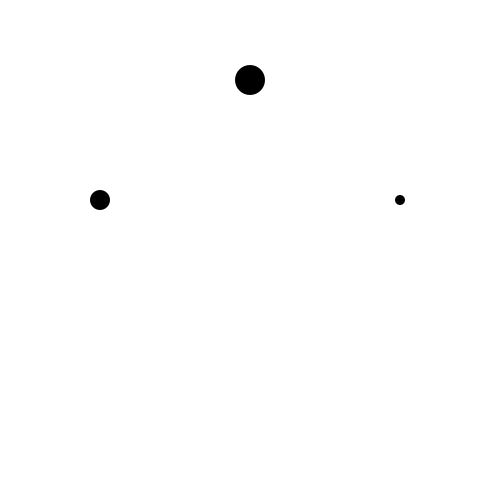
Frame 1 (no input)
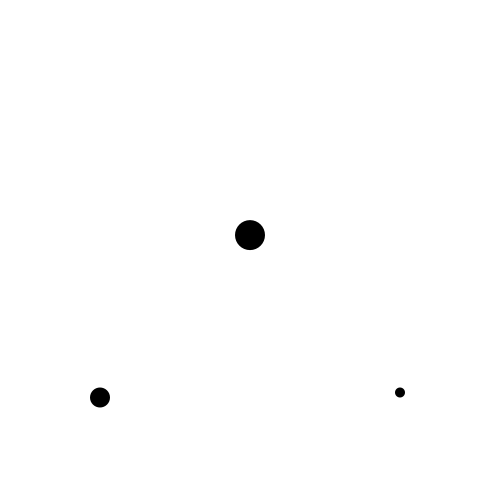
Frame 60 (the mouse pressed at the canvas centre just before this capture)
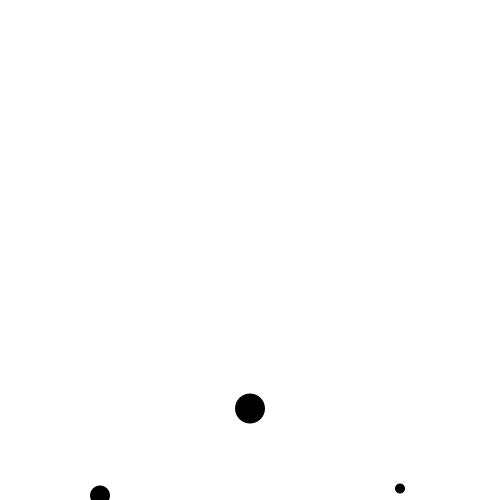
Frame 120 (the mouse held since frame 60 and released just before this capture)

The Processing sketch that drew these frames (run headless with seeded random() and noise(); from frame 60 on, the mouse is pressed at the canvas centre):

// Processing sketch: Balls
// ── Balls.pde
/**
 * This was probably the first sketch I ever made in Processing
 * Before that, I had only made a few projects on Khan Academy's website, where I learned to code
 
 * Also, it was entirely written on a Raspberry Pi
**/

ArrayList<Ball> balls = new ArrayList<Ball>();

void setup(){
  size(500, 500);
  
  balls.add(new Ball(width / 2, 80, 30));
  balls.add(new Ball(width / 5 * 1, 200, 20));
  balls.add(new Ball(width / 5 * 4, 200, 10));
};

void draw(){
  background(255);
  for(int i = balls.size() - 1; i >= 0; i--){
    Ball ball = balls.get(i);
    ball.display();
    ball.fall();
  }
};

class Ball {
  float ballSpeed;
  float ballX;
  float ballY;
  float ballSize;
  boolean ballFall;
  boolean ballDead;
  
  Ball(float x, float y, float size){
    ballSpeed = 1;
    
    ballX = x;
    ballY = y;
    ballSize = size;
    
    ballFall = true;
    ballDead = false;
  }
  
  void display(){
    fill(0);
    noStroke();
    ellipse(ballX, ballY, ballSize, ballSize);
  }
  
  void fall(){
    if(!ballDead){
      ballY += ballSpeed;
      
      if(ballFall){
       ballSpeed+= 0.3 + ballSize / 50;
      }
      else if(!ballFall){
       ballSpeed+= 1 + ballSize / 100;
      }
        
      if(ballY + ballSize / 2 >= height){
        if(ballSpeed > 0 && ballFall == false){
          ballDead = true;
          ballY = height - ballSize / 2;
        }
        
        ballFall = false;
        ballSpeed = -(ballSpeed - (ballSize / ballSize));
      }
      else if(ballSpeed > 0 && !ballFall){
        ballFall = true;
      }
    }
  }
}
